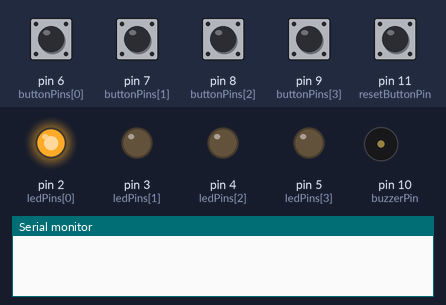
Recording of a sketch running on a simulated Arduino Uno, built with avr-gcc and run on an emulated ATmega328P. Shown: output pins drawn as LEDs (lit = HIGH), buzzer (waves = sounding), the last lines printed to the serial monitor. The test bench sets the inputs (shaded band); at power-on: pin 6 (buttonPins[0]), pin 7 (buttonPins[1]), pin 8 (buttonPins[2]), pin 9 (buttonPins[3]), pin 11 (resetButtonPin) HIGH. Random numbers use the default seed unless the sketch sets one.

Above: at 0.1 s.
At 3.4 s:
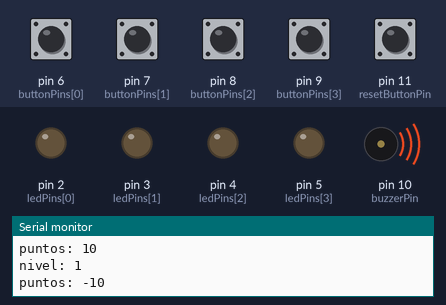
At 6.7 s:
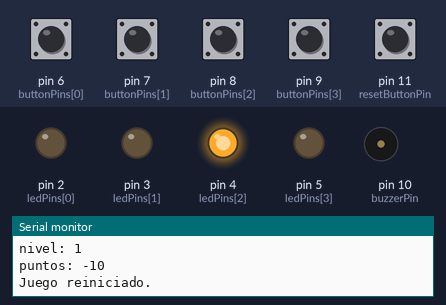
At 22.0 s:
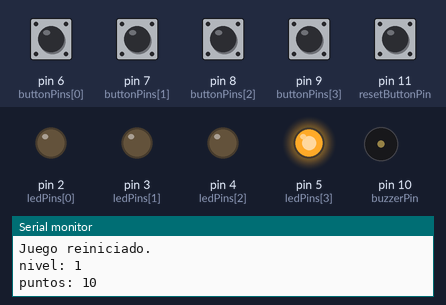
At 35.3 s:
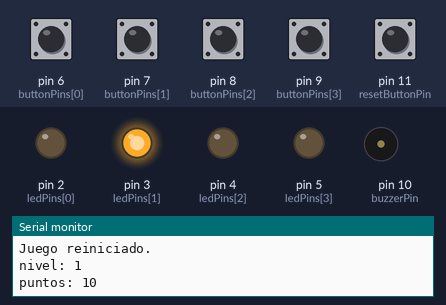
At 36.9 s:
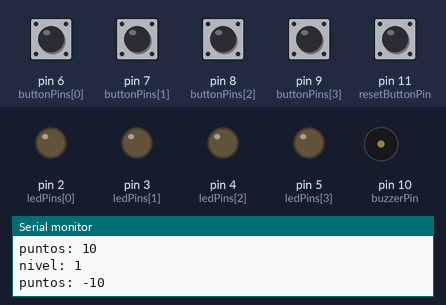
Timing chart, 0 to 40.0 s (numbered marks = the images above):
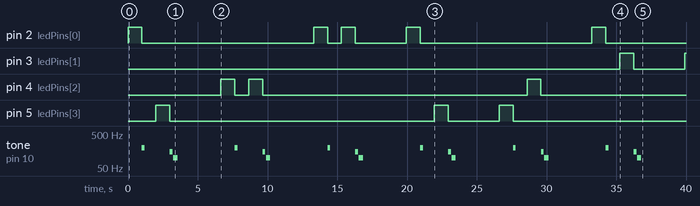

The sketch:

codigo1.1.ino
```cpp
// Definición de pines para LEDs y botones
const int ledPins[] = {2, 3, 4, 5};       // Pines para los LEDs (4 LEDs)
const int buttonPins[] = {6, 7, 8, 9};     // Pines para los botones (4 botones)
const int buzzerPin = 10;                  // Pin para el buzzer pasivo
const int resetButtonPin = 11;             // Pin para el botón de reinicio

// Variables de juego
int puntos = 30;        // Puntaje inicial del jugador
int nivel = 1;         // Nivel de dificultad inicial
int successfulHits = 0; // Contador de golpes exitosos

// Tiempo de espera inicial para cada LED (en milisegundos)
int initialDelay = 1000;

void resetGame() {
  Serial.println("Juego reiniciado.");
  puntos = 30;
  nivel = 1;
  successfulHits = 0;
  initialDelay = 1000;
}

void playDefeatMelody() {
  tone(buzzerPin, 150, 200);
  delay(250);
  tone(buzzerPin, 100, 300);
  delay(400);
}

void setup() {
  // Configurar pines de LEDs como salidas
  for (int i = 0; i < sizeof(ledPins) / sizeof(ledPins[0]); i++) {
    pinMode(ledPins[i], OUTPUT);
  }

  // Configurar pines de botones como entradas con pull-up interno
  for (int i = 0; i < sizeof(buttonPins) / sizeof(buttonPins[0]); i++) {
    pinMode(buttonPins[i], INPUT_PULLUP);
  }

  // Configurar pin del buzzer como salida
  pinMode(buzzerPin, OUTPUT);

  // Configurar pin del botón de reinicio como entrada con pull-up interno
  pinMode(resetButtonPin, INPUT_PULLUP);

  // Iniciar comunicación serial
  Serial.begin(9600);

  // Inicializar la generación de números aleatorios
  randomSeed(analogRead(0));
}

void loop() {
  // Verificar si se presiona el botón de reinicio
  if (digitalRead(resetButtonPin) == LOW) {
    resetGame();
    delay(1000); // Pequeño retraso para evitar rebotes
    return;
  }

  // Generar un LED aleatorio para esta ronda
  int activeLed = random(0, sizeof(ledPins) / sizeof(ledPins[0]));

  // Encender el LED activo
  digitalWrite(ledPins[activeLed], HIGH);

  // Esperar el tiempo de espera actual
  delay(initialDelay);

  // Apagar el LED
  digitalWrite(ledPins[activeLed], LOW);

  // Verificar si se presionó el botón correspondiente al LED activo
  if (digitalRead(buttonPins[activeLed]) == LOW) {
    // Golpe exitoso, sumar puntos y contar golpe exitoso
    puntos += 10;
    successfulHits++;

    // Reproducir tono de acierto
    tone(buzzerPin, 1000, 200);

    // Verificar si se alcanzó la cantidad de golpes exitosos para subir de nivel
    if (successfulHits >= 5) {
      nivel++; // Aumentar el nivel
      successfulHits = 0; // Reiniciar contador de golpes exitosos

      // Reducir el tiempo de espera para la siguiente ronda
      if (initialDelay > 200) {
        initialDelay -= 200; // Reducir en 200 milisegundos
      }
    }
  } else {
    // Golpe fallido, restar puntos
    puntos -= 20;
    // Reproducir tono de error
    tone(buzzerPin, 200, 200);
  }

  // Mostrar información del juego por el monitor serial
  Serial.print("nivel: ");
  Serial.println(nivel);
  Serial.print("puntos: ");
  Serial.println(puntos);

  // Verificar condiciones de finalización del juego
  if (puntos <= 0) {
    // El jugador perdió el juego
    playDefeatMelody(); // Reproducir melodía de derrota
    delay(2000); // Esperar antes de reiniciar el juego
    resetGame(); // Reiniciar el juego
  }

  // Esperar un breve momento antes de iniciar la siguiente ronda
  delay(1000);
}
```

Measured:
- by itself, pin 2 (ledPins[0]): LOW → HIGH at 0.00 s, → LOW 1.0 s later, → HIGH 12.3 s later, → LOW 1.0 s later, … (10 changes in this stretch)
- by itself, pin 3 (ledPins[1]): LOW → HIGH at 35.3 s, → LOW 1.0 s later, → HIGH 3.7 s later
- by itself, pin 4 (ledPins[2]): goes HIGH 1.0 s, LOW 1.0 s, HIGH 1.0 s, LOW 19.0 s, HIGH 1.0 s, then LOW
- by itself, pin 5 (ledPins[3]): goes HIGH 1.0 s, LOW 19.0 s, HIGH 1.0 s, LOW 3.7 s, HIGH 1.0 s, then LOW
- by itself, tone on pin 10 (buzzerPin): repeats every 6.7 s: silent 1.8 s, 150 Hz 0.20 s, silent 0.05 s, 100 Hz 0.30 s, silent 4.1 s, 200 Hz 0.20 s
